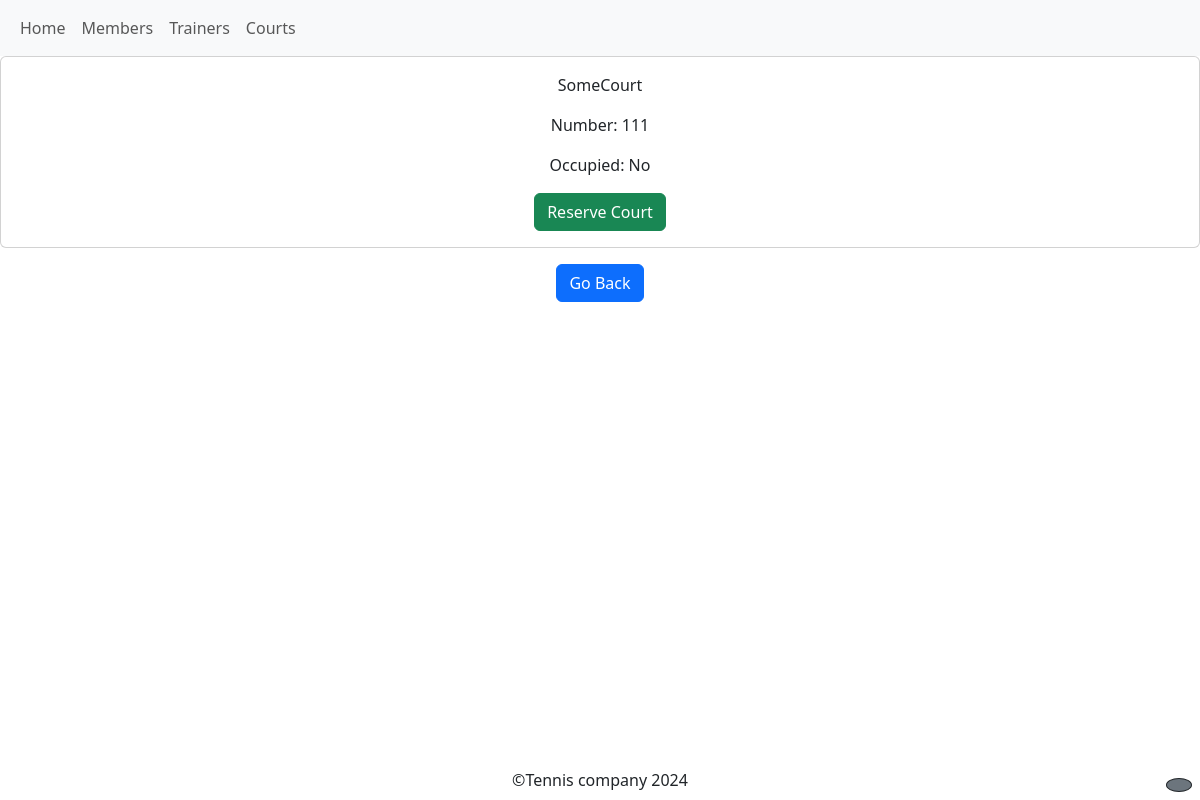
Before: /courts/court_details/3 with the older database file.
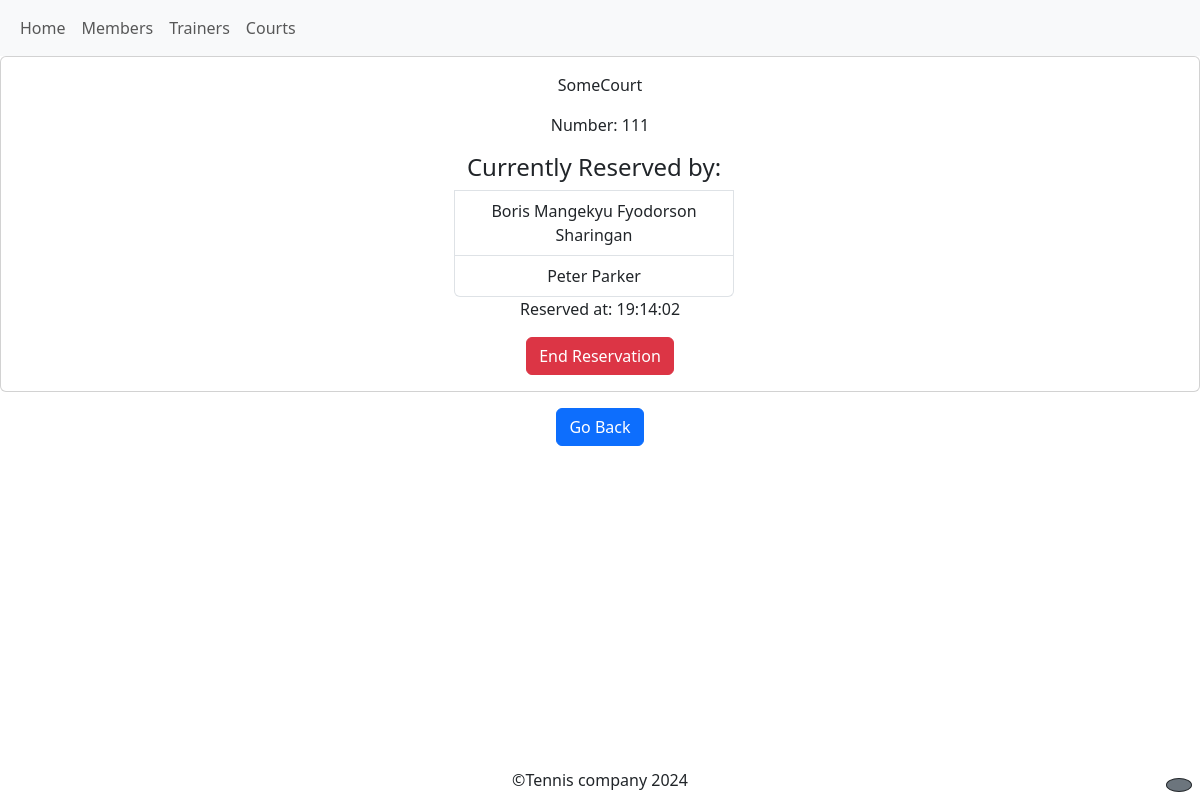
After: the same page with the newer database file.
### courts/models.py (models this page shows, shortened)
class Court(models.Model):
    name = models.CharField(max_length=100)
    number = models.PositiveIntegerField(unique=True)
    is_occupied = models.BooleanField(default=False)
    occupation_time = models.DateTimeField(null=True, blank=True)

### members/models.py (models this page shows, shortened)
class Member(models.Model):
    fname = models.CharField(max_length=30)
    lname = models.CharField(max_length=30)
    email = models.EmailField()
    phone = models.CharField(max_length=13)
    join_date = models.DateField(max_length=254)
    court = models.ForeignKey(
        Court, on_delete=models.SET_NULL, null=True, blank=True, related_name="members"
    )
    def __str__(self):
        return f"{self.fname} {self.lname} "

### courts/views.py (the view)
# urls.py: path("court_details/<int:id>", views.court_details, name="court_details"),
def court_details(request, id):
    court = Court.objects.get(id=id)
    members = court.members.all()
    context = {"court": court, "members": members}
    return render(request, "court_details.html", context)

### courts/templates/court_details.html (shortened to what this page needs)
{%extends 'base.html'%}  {%block content%}
<div class="card">
  <div class="card-body">
    <p class="title">{{court.name}}</p>
    <p class="card-text">Number: {{court.number}}</p>
    {%if court.is_occupied%}
    <ul class="list-group container mx-auto w-25 mt-3">
      <h4>Currently Reserved by:</h4>
      {%for member in members%}
      <li class="list-group-item">{{member}}</li>
      {%endfor%}
    </ul>
    <p class="card-text">
      Reserved at: {{court.occupation_time|date:" H:i:s"}}
    </p>
    <a class="btn btn-danger" href="{%url 'end_reservation' court.id %}"
      >End Reservation</a
    >
    {%else%}
    <p class="card-text">Occupied: No</p>
    <a class="btn btn-success" href="{%url 'reservation' court.id%}"
      >Reserve Court</a
    >
    {%endif%}
  </div>
</div>
<a href="{%url 'courts'%}" class="btn btn-primary mt-3">Go Back</a>
{%endblock%}

Changed rows visible on the page:
changed Court "SomeCourt": is_occupied False → True (drawn); occupation_time (not shown) → "19:14:02"
now on this page (row edited): Member: fname+lname "Boris Mangekyu Fyodorson Sharingan"
now on this page (row edited): Member: fname+lname "Peter Parker"
Other visible differences:
text no longer shown: "Occupied: No Reserve Court"
text now shown: "Currently Reserved by: Reserved at: End Reservation"
